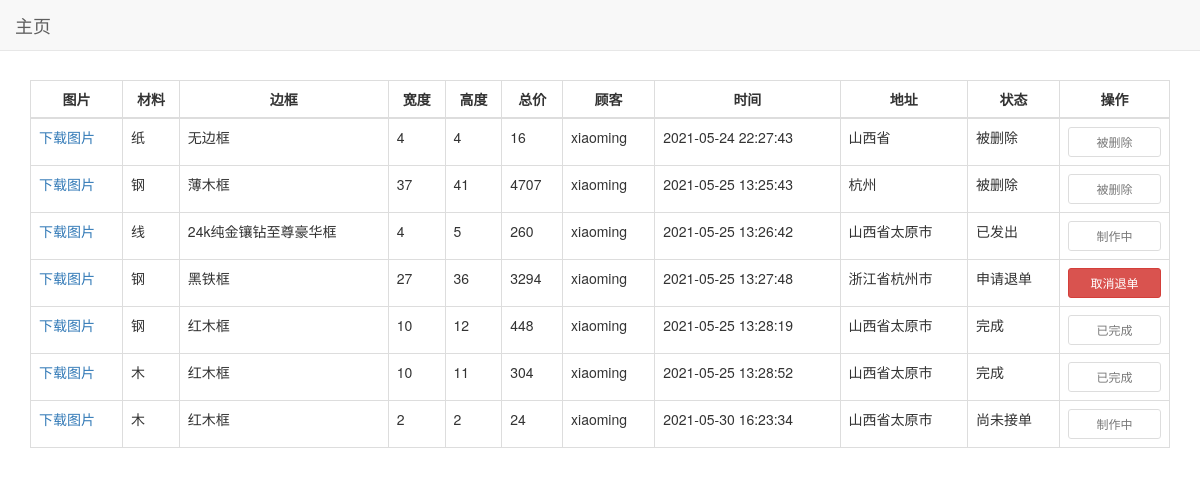
/orders/my_order/ (signed in), run on the app's committed database.
### orders/models.py (models this page shows)
class Order(models.Model):
    object_id = models.IntegerField(default=0)
    photo_url = models.CharField(max_length=100)
    material = models.ForeignKey(Material, on_delete=models.DO_NOTHING)
    border = models.ForeignKey(Border, on_delete=models.DO_NOTHING)
    pantwidth = models.IntegerField(default=0)
    pantheight = models.IntegerField(default=0)
    pantarea = models.IntegerField(default=0)
    cost_all = models.IntegerField(default=0)
    state = models.IntegerField(default=0)    #0：尚未接单  1：制作中  2：已发出  3：完成  9:被删除
    author = models.ForeignKey(User, on_delete=models.DO_NOTHING)
    created_time = models.DateTimeField(auto_now_add=True)
    address = models.CharField(max_length=100)

class Material(models.Model):
    material_name = models.CharField(max_length=15)
    material_rate = models.IntegerField(default=0)
    def __str__(self):
        return self.material_name

class Border(models.Model):
    border_name = models.CharField(max_length=15)
    border_rate = models.IntegerField(default=0)
    def __str__(self):
        return self.border_name

### orders/views.py (the view)
# urls.py: path('my_order/', views.get_user_orders, name='my_order'),
def get_user_orders(request):
    context = {}
    context['Orders'] = Order.objects.filter(author=request.user)
    return render(request,'get_user_orders.html', context)

### templates/get_user_orders.html (shortened to what this page needs)
{% load likes_tags %}
{% load comments %}
{% load static %}
<!DOCTYPE html>
<html>
<head>
    <link rel="stylesheet" href="{% static 'bootstrap-3.3.7/css/bootstrap.min.css' %}">
    <link rel="stylesheet" href="{% static 'base.css' %}">
</head>
<body>
    <div class="col-md-12 column">
            <nav class="navbar navbar-default navbar-fixed-top" role="navigation">
                <div class="navbar-header">
                     <a href="/" class="navbar-brand" >主页</a>
                </div>
            </nav>
            <div style='height:80px'></div>
    </div>
    <div class="container">
        <div class="row clearfix">
            <div class="col-md-12 column">
                            <table class="table table-hover table-bordered">
                                <thead>
                                    <tr>
                                        <th><center>图片</center></th>
                                        <th><center>材料</center></th>
                                        <th><center>边框</center></th>
                                        <th><center>宽度</center></th>
                                        <th><center>高度</center></th>
                                        <th><center>总价</center></th>
                                        <th><center>顾客</center></th>
                                        <th><center>时间</center></th>
                                        <th><center>地址</center></th>
                                        <th><center>状态</center></th>
                                        <th><center>操作</center></th>
                                    </tr>
                                </thead>
                                <tbody>
                                    {% for order in Orders %}
                                    <tr>
                                        <td>
                                            <div class="item">
                                                <a href="/i/w3school_logo_white.gif" download="w3logo">下载图片</a>
                                            </div>
                                        </td>
                                        <td>{{order.material}}</td>
                                        <td>{{order.border}}</td>
                                        <td>{{order.pantwidth}}</td>
                                        <td>{{order.pantheight}}</td>
                                        <td>{{order.cost_all}}</td>
                                        <td>{{order.author}}</td>
                                        <td>{{order.created_time|date:"Y-m-d H:i:s"}}</td>
                                        <td>{{order.address}}</td>
                                        {% if order.state == 0 %}
                                            <td>尚未接单</td>
                                        {% elif order.state == 1 %}
                                            <td>制作中</td>
                                        {% elif order.state == 2 %}
                                            <td>已发出</td>
                                        {% elif order.state == 3 %}
                                            <td>完成</td>
                                        {% elif order.state == 8 %}
                                            <td>申请退单</td>
                                        {% elif order.state == 9 %}
                                            <td>被删除</td>
                                        {% endif %}
                                        <td>
                                            {% if user.is_superuser %}
                                                <form action="{% url 'change_state_admin' %}" class="form-horizontal" role="form" method="POST">
                                                    {% csrf_token %}
                                                    <p style="display:none;">
                                                        <input type="text" name="tid" value="{{order.id}}">
                                                    </p>
                                                        <div class="col-sm-8">
                                                            <select name="state" id="state" class=" form-control">
                                                                <option value="0">尚未接单</option>
                                                                <option value="1">制作中</option>
                                                                <option value="2">已发出</option>
                                                                <option value="3">完成</option>
                                                                <option value="9">被删除</option>
                                                            </select>
                                                        </div>
                                                    <input class="col-sm-4" type="submit" value="改变" class="btn btn-danger btn-sm btn-block">
                                                </form>
                                            {% else %}
                                                <form action="{% url 'change_state' %}" method="POST">
                                                    {% if order.state == 8 %}
                                                        <input type="submit" value="取消退单" class="btn btn-danger btn-sm btn-block">
                                                    {% elif order.state == 3 %}
                                                        <input type="submit" value="已完成" class="btn btn-default btn-sm disabled btn-block">
                                                    {% elif order.state == 9 %}
                                                        <input type="submit" value="被删除" class="btn btn-default btn-sm disabled btn-block">
                                                    {% elif order.state == 1 %}
                                                        <input type="submit" value="申请退单" class="btn btn-danger btn-sm btn-block">
                                                    {% else %}
                                                        <input type="submit" value="制作中" class="btn btn-default btn-sm disabled btn-block">
                                                    {% endif %}
                                                </form>
                                            {% endif %}
                                        </td>
                                    </tr>
                                    {% empty %}
                                        暂无装饰画订单，快去选一个吧
                                    {% endfor %}
                                </tbody>
                            </table>
                    </div>
            </div>
        </div>
</body>
</html>

### data on the page
Order: material "纸", border "无边框", pantwidth "4", pantheight "4", cost_all "16", author "xiaoming", created_time "2021-05-24 22:27:43", address "山西省", state "被删除"
Order: material "钢", border "薄木框", pantwidth "37", pantheight "41", cost_all "4707", author "xiaoming", created_time "2021-05-25 13:25:43", address "杭州", state "被删除"
Order: material "线", border "24k纯金镶钻至尊豪华框", pantwidth "4", pantheight "5", cost_all "260", author "xiaoming", created_time "2021-05-25 13:26:42", address "山西省太原市", state "已发出"
Order: material "钢", border "黑铁框", pantwidth "27", pantheight "36", cost_all "3294", author "xiaoming", created_time "2021-05-25 13:27:48", address "浙江省杭州市", state "申请退单"
Order: material "钢", border "红木框", pantwidth "10", pantheight "12", cost_all "448", author "xiaoming", created_time "2021-05-25 13:28:19", address "山西省太原市", state "完成"
Order: material "木", border "红木框", pantwidth "10", pantheight "11", cost_all "304", author "xiaoming", created_time "2021-05-25 13:28:52", address "山西省太原市", state "完成"
Order: material "木", border "红木框", pantwidth "2", pantheight "2", cost_all "24", author "xiaoming", created_time "2021-05-30 16:23:34", address "山西省太原市", state "尚未接单"
